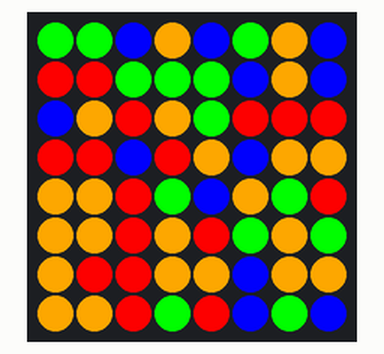
Recording of a program running on a simulated Raspberry Pi (BCM pin numbers) with a Sense HAT. Parts: the Sense HAT's 8×8 RGB LED matrix. Random numbers come from a fixed seed.

Above: at 0.6 s.
At 5.1 s:
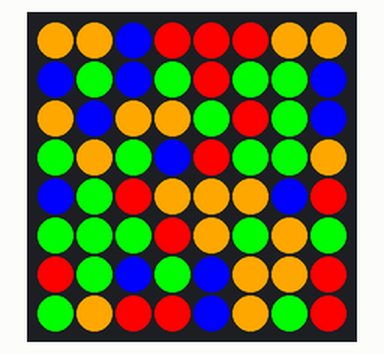
At 10.2 s:
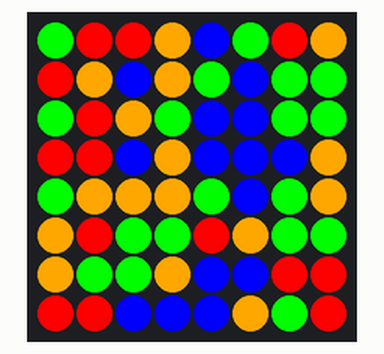
At 19.9 s:
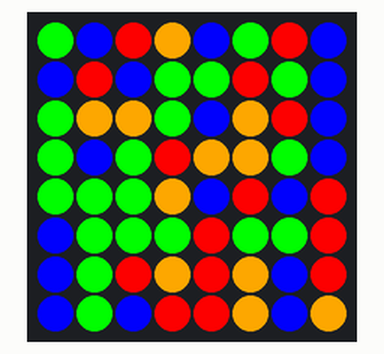
At 29.5 s:
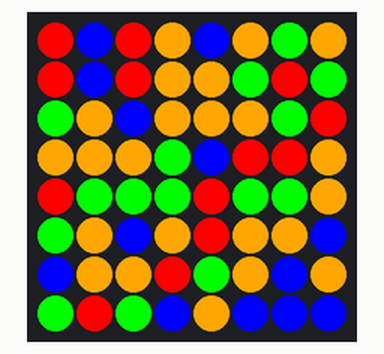
At 39.2 s:
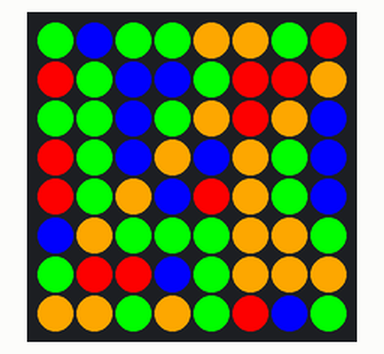

The program:

Random.py
```python
from sense_hat import SenseHat
from time import sleep
import random
sense=SenseHat()
sense.clear()
red=(255,0,0)
green=(0,255,0)
blue=(0,0,255)
yellow=(255,165,0)
white=(255,255,255)
array=[red,green,blue,yellow]
while True:
  sleep(0.5)
  for i in range(8):
    for j in range(8):
      sense.set_pixel(i,j,random.choice(array))
```

Measured:
- what the display in image 0 shows lasts 0.5 s, from 0.5 s to 1.0 s
